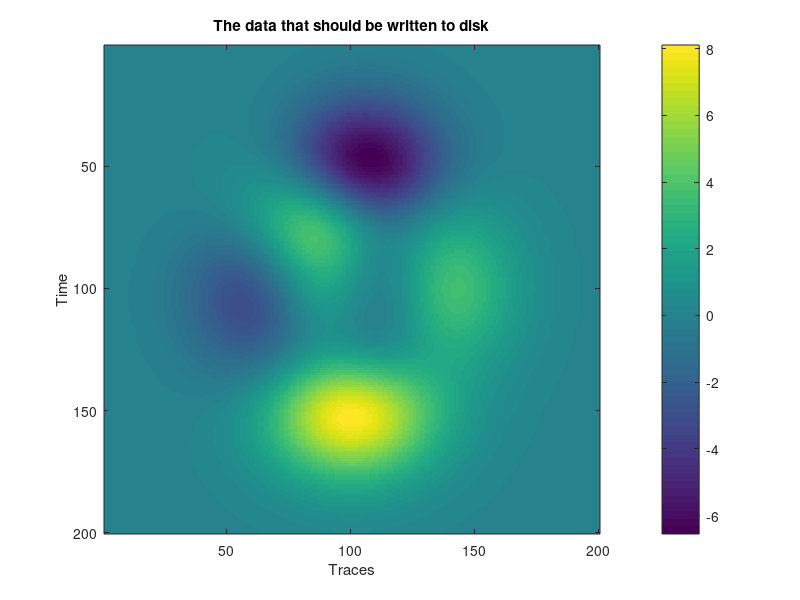

Write MATLAB code to recreate this figure. (Note: this script raises an error after producing the figure.)
% testWriteSegy : Script to test WriteSegy and WriteSegyStructure
%
n=200;
seisdata=peaks(n);
imagesc(seisdata);colorbar;
xlabel('Traces');
ylabel('Time')
title('The data that should be written to disk')

% use WriteSegy to write an IEEE Revision 1 formatted file
%
WriteSegy('test.segy',seisdata);

% Read the file we just created with all of its header values
%
[Data,SegyTraceHeaders,SegyHeader,HeaderInfo]=ReadSegy('test.segy');

% NOW WE CAN WRITE ALL THE FORMATS SUPPORTED BY SegyMAT :


% WRITE IBM FLOATING POINT REV 0
% THIS IS THE ONLY IMPLEMENTED FORMAT FOR REV 0
SegyHeader.SegyFormatRevisionNumber=0;
SegyHeader.DataSampleFormat=1;
WriteSegyStructure('data_IBM_REV0.segy',SegyHeader,SegyTraceHeaders,Data);

% WRITE IBM FLOATING POINT REV 1
SegyHeader.DataSampleFormat=1;
WriteSegyStructure('data_IBM_REV1.segy',SegyHeader,SegyTraceHeaders,Data);


% WRITE 4BYTE INT POINT REV 1
SegyHeader.DataSampleFormat=2;
WriteSegyStructure('data_4byteINT.segy',SegyHeader,SegyTraceHeaders,Data);

% WRITE 2BYTE INT POINT REV 1
SegyHeader.DataSampleFormat=3;
WriteSegyStructure('data_2byteINT.segy',SegyHeader,SegyTraceHeaders,Data);

% WRITE 1BYTE INT POINT REV 1
SegyHeader.DataSampleFormat=8;
WriteSegyStructure('data_1byteINT.segy',SegyHeader,SegyTraceHeaders,Data);


% WRITE IEEE POINT REV 1
SegyHeader.DataSampleFormat=5;
WriteSegyStructure('data_IEEE.segy',SegyHeader,SegyTraceHeaders,Data);

